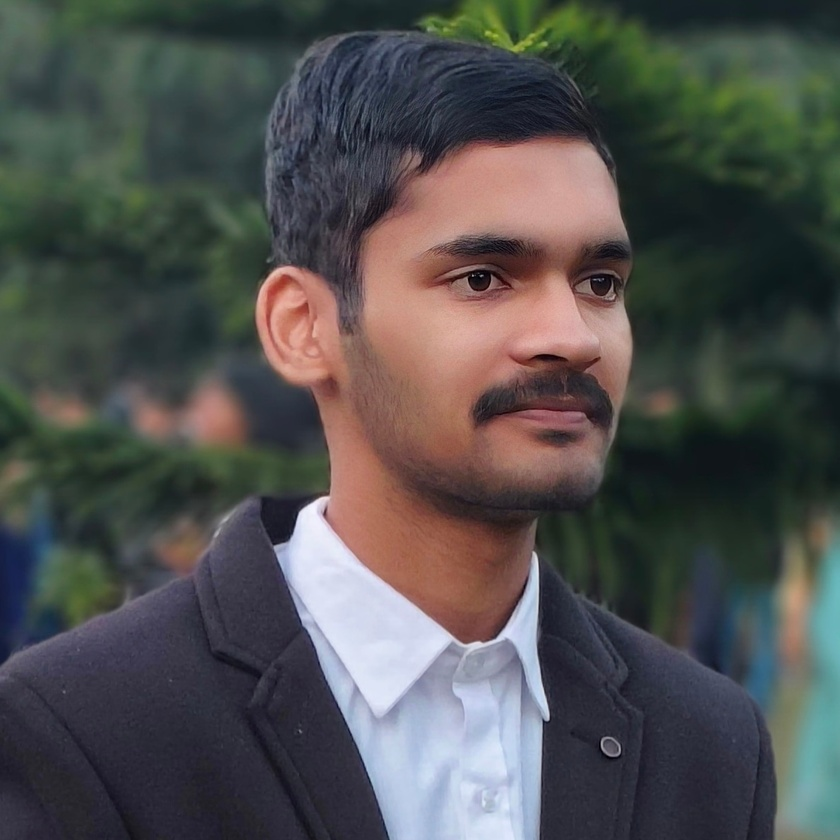
#> input picture input_image.jpg, 840 x 840 px, shrunk from 1190 x 1190 before the run
$ python decrypt_to_grayscale.py
#> lines starting #> are read from the running program, lines starting #| are printed output that depends on the picture
import numpy as np
import cv2
import pywt
from scipy.linalg import svd


# Arnold Cat Map Transformation
def arnold_cat_map(img, iterations=5):
    h, w = img.shape
    transformed = np.copy(img)
    for _ in range(iterations):
        temp = np.zeros_like(transformed)
        for x in range(h):
            for y in range(w):
                new_x = (x + y) % h
                new_y = (x + 2 * y) % w
                temp[new_x, new_y] = transformed[x, y]
        transformed = temp
    return transformed


# Inverse Arnold Cat Map
def inverse_arnold_cat_map(img, iterations=5):
    h, w = img.shape
    transformed = np.copy(img)
    for _ in range(iterations):
        temp = np.zeros_like(transformed)
        for x in range(h):
            for y in range(w):
                new_x = (2 * x - y) % h
                new_y = (-x + y) % w
                temp[new_x, new_y] = transformed[x, y]
        transformed = temp
    return transformed


# Logistic Map for Chaotic Sequence (Floating-Point)
def logistic_map(size, r=3.9, x0=0.5):
    x = np.zeros(size)
    x[0] = x0
    for i in range(1, size):
        x[i] = r * x[i - 1] * (1 - x[i - 1])
    return x  # Keep floating-point values


# Encrypt Image using DWT + SVD + ACM + Chaos
def encrypt_image(img_path):
    # Read Image
#> called with img_path = 'input_image.jpg'
    img = cv2.imread(img_path)
#> img is the input picture: shape (840, 840, 3); mean B, G, R 79, 80, 80.1
    if img is None:
        raise ValueError(f"Image not found or unable to read: {img_path}")

    img = cv2.cvtColor(img, cv2.COLOR_BGR2RGB)  # Convert to RGB

    # Convert to Grayscale for Processing
    gray = cv2.cvtColor(img, cv2.COLOR_RGB2GRAY).astype(np.float64)
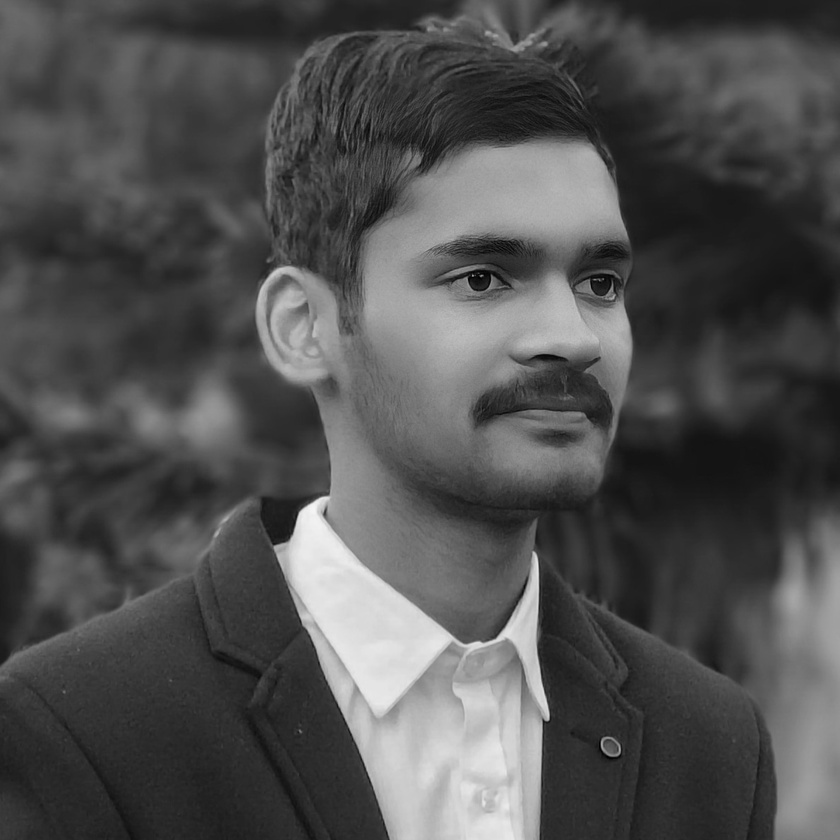
#> gray: shape (840, 840) float64; min 1, max 245, mean 79.9

    # Apply DWT using "db4"
    coeffs = pywt.dwt2(gray, 'db4')
    LL, (LH, HL, HH) = coeffs
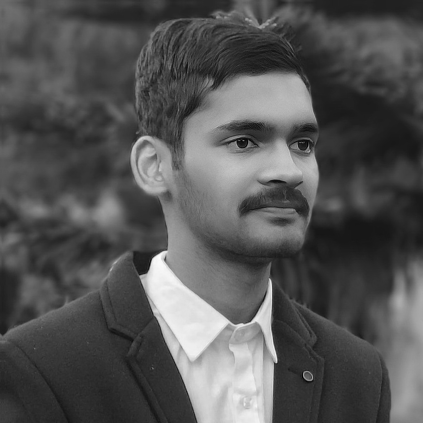
#> LL: shape (423, 423) float64; min -5.63, max 491, mean 159.2; drawn with min black and max white
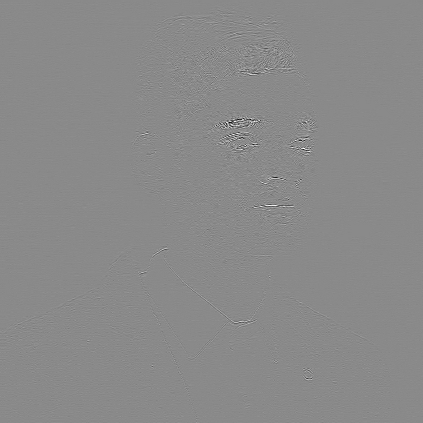
#> LH: shape (423, 423) float64; min -60.55, max 51.3, mean 0; drawn with min black and max white
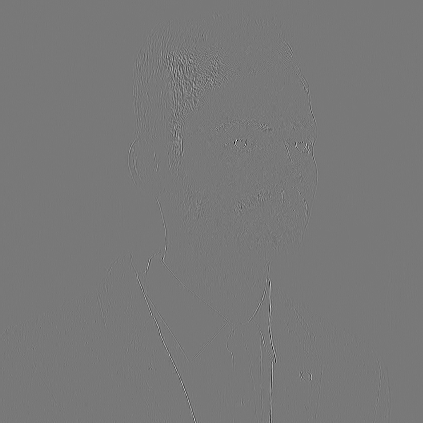
#> HL: shape (423, 423) float64; min -83.45, max 92.65, mean 0; drawn with min black and max white

    # Apply SVD on LL Sub-band
    U, S, Vt = svd(LL)
#> S = 423 values, max 72582.2 at index 0, min 0.00123 at index 422, mean 576.1

    # Generate Chaotic Sequence
    chaotic_seq = logistic_map(len(S))
#> chaotic_seq = 423 values, max 0.975 at index 1, min 0.0951 at index 2, mean 0.59

    # Encrypt Singular Values
    S_encrypted = S + chaotic_seq
#> S_encrypted = 423 values, max 72582.7 at index 0, min 0.183 at index 420, mean 576.7

    # Apply Arnold Cat Map on U and V matrices
    U_encrypted = arnold_cat_map(U)
    Vt_encrypted = arnold_cat_map(Vt)

    # Reconstruct Encrypted LL
    LL_encrypted = np.dot(U_encrypted, np.dot(np.diag(S_encrypted), Vt_encrypted))
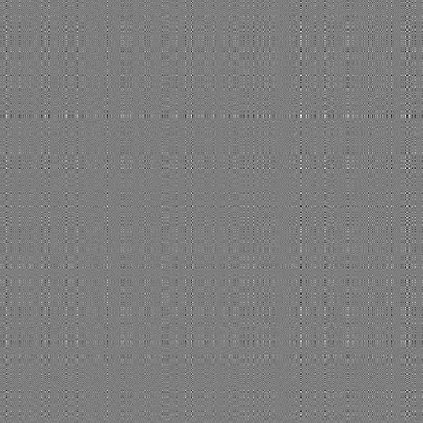
#> LL_encrypted: shape (423, 423) float64; min -1745.3, max 1778.7, mean 0; drawn with min black and max white

    # Apply Inverse DWT to Get Encrypted Image
    encrypted_img = pywt.idwt2((LL_encrypted, (LH, HL, HH)), 'db4')

    return encrypted_img, U_encrypted, S_encrypted, Vt_encrypted, chaotic_seq, LH, HL, HH


# Decrypt Image
def decrypt_image(U, S, Vt, chaotic_seq, LH, HL, HH):
    # Recover Singular Values
    S_decrypted = S - chaotic_seq

    # Apply Inverse Arnold Cat Map to Recover U and V
    U_decrypted = inverse_arnold_cat_map(U, iterations=5)
    Vt_decrypted = inverse_arnold_cat_map(Vt, iterations=5)

    # Reconstruct Decrypted LL Sub-band
    LL_decrypted = np.dot(U_decrypted, np.dot(np.diag(S_decrypted), Vt_decrypted))

    # Apply Inverse DWT
    decrypted_img = pywt.idwt2((LL_decrypted, (LH, HL, HH)), 'db4')

    return np.clip(decrypted_img, 0, 255)  # Ensure valid pixel values


# Example Usage
image_path = "input_image.jpg"
encrypted_img, U, S, Vt, chaotic_seq, LH, HL, HH = encrypt_image(image_path)
#> S has the same summary as S_encrypted in encrypt_image

# Save Encrypted Image
cv2.imwrite("encrypted_image.jpg", np.clip(encrypted_img, 0, 255).astype(np.uint8))
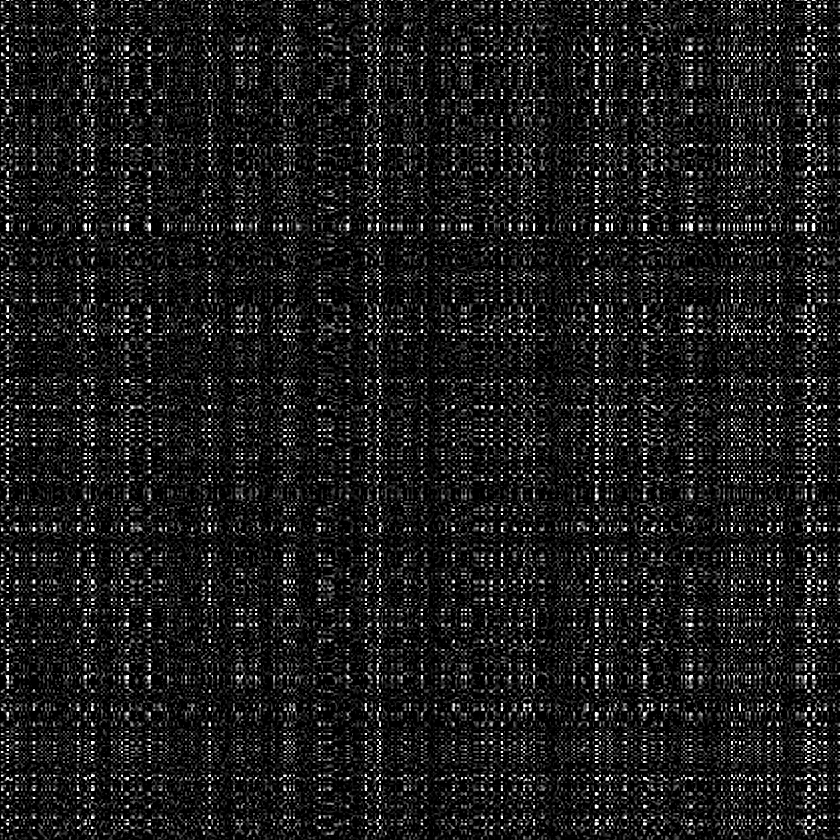
#> saved as encrypted_image.jpg: shape (840, 840); min 0, max 255, mean 27.6

# Decrypt
decrypted_img = decrypt_image(U, S, Vt, chaotic_seq, LH, HL, HH)
#> in decrypt_image, `S_decrypted = S - chaotic_seq`: S_decrypted has the same summary as S in encrypt_image

# Save Decrypted Image
cv2.imwrite("decrypted_image.jpg", decrypted_img.astype(np.uint8))
